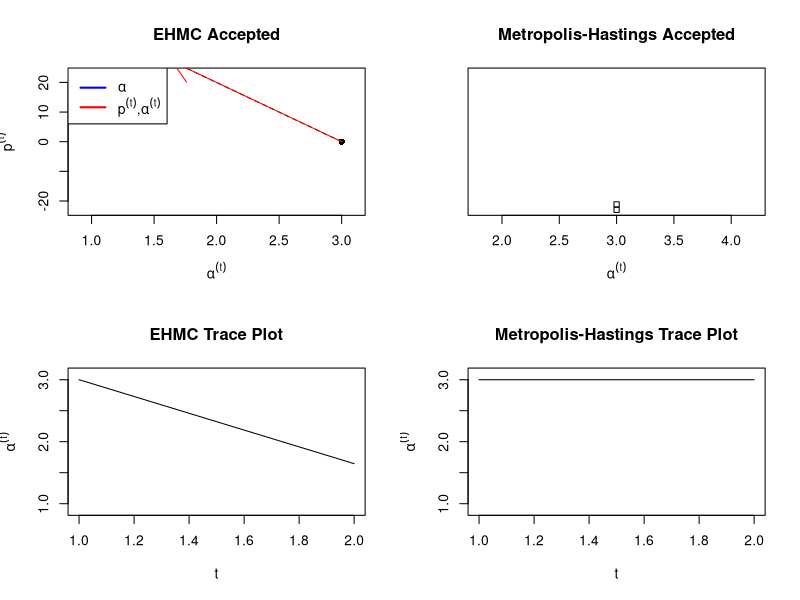
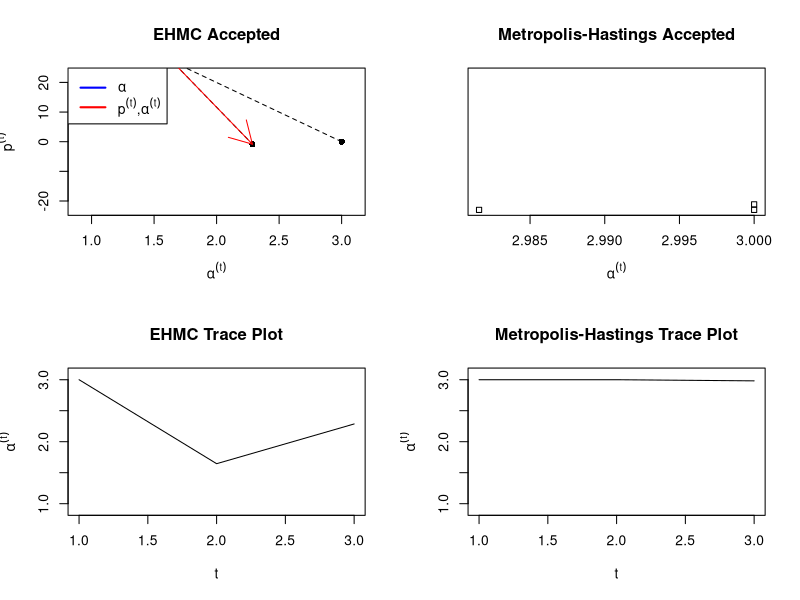
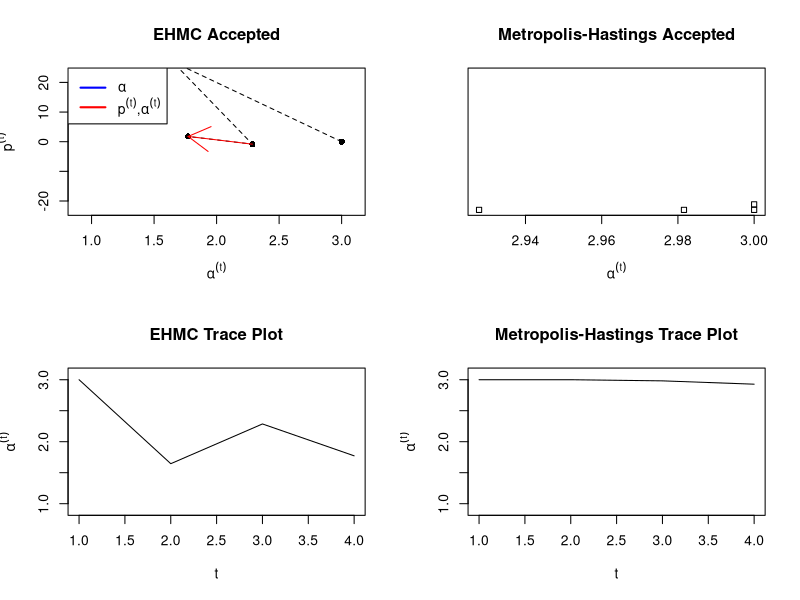
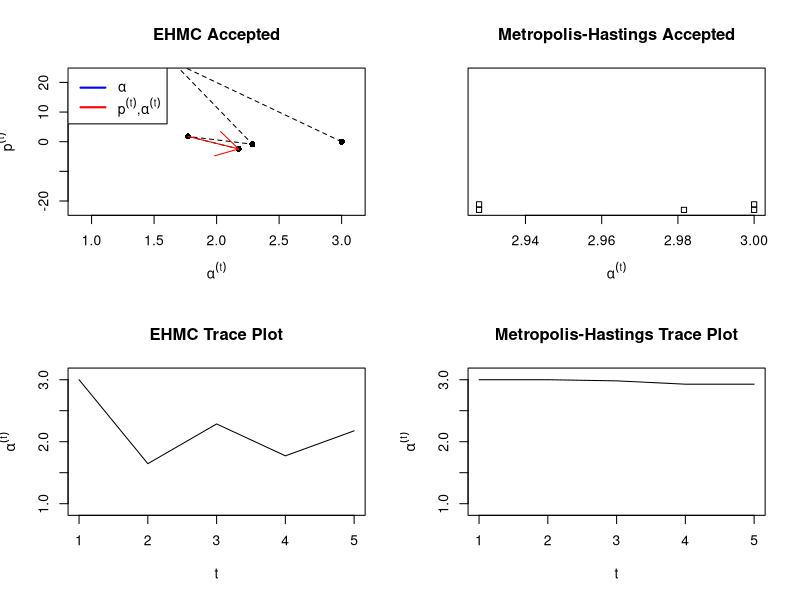
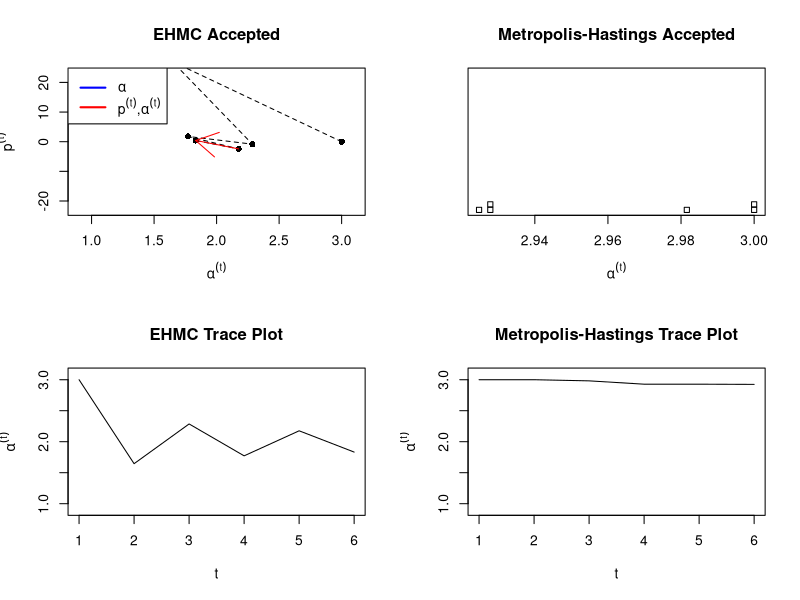
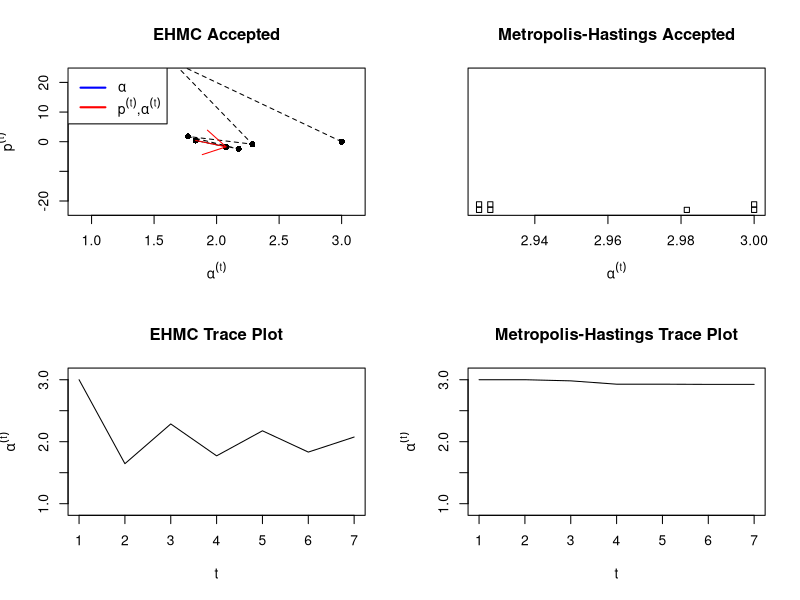
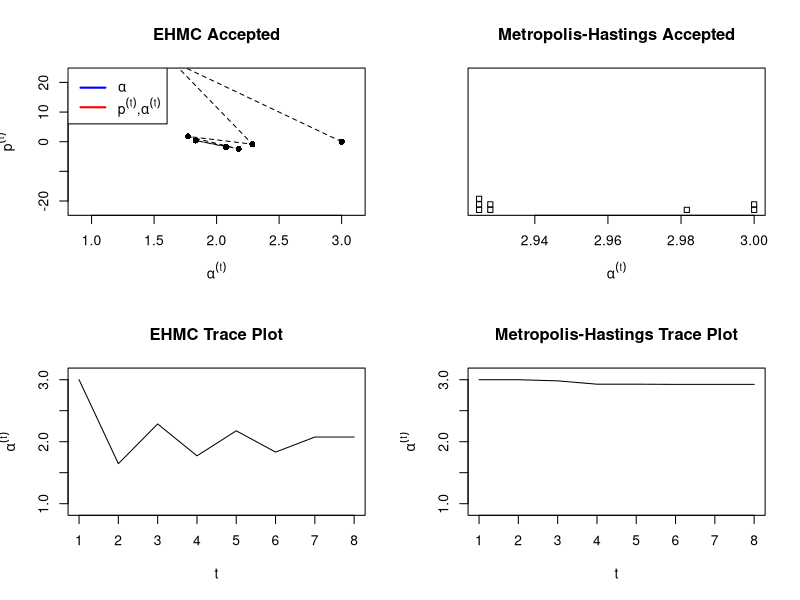
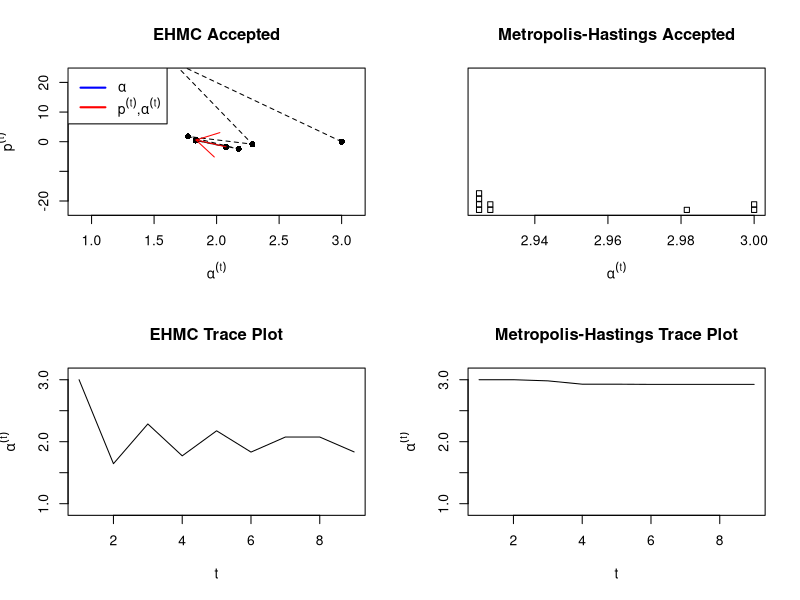

Write R code to recreate these figures, in order.
## ---- chunk 1
knitr::opts_chunk$set(echo = TRUE)
## ---- chunk 2
library(mvtnorm)

diagplots.mcmc <- function(result, actual.mu, burnin=100) {
  require(ggplot2)
  result.subs <- result[-c(1:burnin), ]
  pdata <- result.subs
  pdata$t <- 1:nrow(pdata)
  pdata <- reshape(pdata, 
                   varying = list(1:(ncol(pdata)-1)),
                   v.names = "value",
                   idvar = "t", 
                   timevar = "coefficient", 
                   times = colnames(pdata)[-ncol(pdata)],
                   direction = "long")
  pdata$true.mu <- rep(actual.mu, each=nrow(result.subs))
  
  k <- ncol(result)
  
  # return list
  
  # line plots of simulation
  p1 <- ggplot(pdata, aes(t, value, colour=factor(coefficient))) + geom_line()
  p1 <- p1 + facet_wrap(~ coefficient, ncol=trunc(sqrt(k)), scales="free_y")
  p1 <- p1 + theme_bw()
  p1
  
  # histograms
  p2 <- ggplot(pdata, aes(x=value, y=..density.., fill=factor(coefficient),
                          colour=factor(coefficient))) + 
    geom_histogram(bins=40)
  p2 <- p2 + geom_vline(data=aggregate(pdata[4], pdata[2], mean), 
                        mapping=aes(xintercept = true.mu), colour="red")
  p2 <- p2 + facet_wrap(~ coefficient, ncol=trunc(sqrt(k)), scales="free")
  
  p2 <- p2 + theme_bw()
  p2    
  
  
  list(p1, p2)
}

# leapfrog integrator from Hamiltonian dynamics
# theta:  parameter of interest
# r:  momentum variable
# epsilon:  step size parameter
# logDENS:  log of joint density of parameter of interest
#   (log likelihood)
# ... additional parameters to pass to logDENS
leapfrog <- function(theta, r, epsilon, logDENS, glogDENS, X, lastSTEP=FALSE, ...) {
  # require(pracma)
  # g.ld <- grad(logDENS, theta, y=y, X=X, ...)
  # print(theta)
  g.ld <- glogDENS(theta, X=X, ...)
  r.new <- r + epsilon/2*g.ld
  theta.new <- theta + epsilon*as.numeric(r.new)
  # print(theta.new)
  # g.ld.new <- grad(logDENS, theta.new, y=y, X=X, ...)
  g.ld.new <- glogDENS(theta.new, X=X, ...)
  if (!lastSTEP) {
    r.new <- r.new + epsilon/2*g.ld.new
  }
  
  list(theta.new=theta.new, 
       r.new=as.numeric(r.new))
}

# theta.init:  initial values of theta
# Nstep:  number of steps (called L in paper)
# M:  number of times to repeat
# epsilon:  step size
# logDENS:  log of joint density of parameter of interest
# ...:  additional parameters to pass to logDENS
hmc <- function(M, theta.init, epsilon, Nstep, logDENS, glogDENS, X, verbose=FALSE, ...) {
  require(MASS)
  p <- length(theta.init) # number of parameters
  mu.p <- rep(0, p)
  
  # store theta and momentum (usually not of interest)
  theta <- list()
  theta[[1]] <- theta.init
  r <- list()
  r[[1]] <- NA
  accept <- 0
  for (m in 2:M) {
    theta[[m]] <- theta.new <- theta[[m-1]]
    r0 <- mvrnorm(1, mu.p, diag(p))
    r.new <- r[[m]] <- r0
    for (i in 1:Nstep) {
      lstp <- i == Nstep
      lf <- leapfrog(theta.new, r.new, epsilon, logDENS, glogDENS, X, lastSTEP=lstp)
      theta.new <- lf$theta.new
      r.new <- lf$r.new
    }
    
    if (verbose) print(m)
    
    # standard metropolis-hastings update
    u <- runif(1)
    
    
    # use log transform for ratio due to low numbers
    num <- logDENS(theta.new, X=X) - 0.5*(r.new %*% r.new)
    den <- logDENS(theta[[m-1]], X=X) - 0.5*(r0 %*% r0)

    log.alpha <- pmin(0, num - den)
    
    # log.alpha <- pmin(0, logDENS(theta.new, y=y, X=X, ...) - 0.5*(r.new %*% r.new) - 
    #                      logDENS(theta[[m-1]], y=y, X=X, ...) - 0.5*(r0 %*% r0))
    # 
    if (log(u) < log.alpha) {
      theta[[m]] <- theta.new
      r[[m]] <- -r.new
      accept <- accept + 1
    } else {
      theta[[m]] <- theta[[m-1]]
      r[[m]] <- r[[m-1]]
    }
    # print(theta[[m]])
    # print(m)
    
  }
  list(theta=theta, 
       r=r, 
       accept=accept)
}

# log likelihood of gamma
llgamma <- function(theta, x) {
  alpha <- theta[1]
  beta <- theta[2]
  n <- length(x)
  -n*alpha*log(beta) - n*log(gamma(alpha)) + (alpha-1)*sum(log(x)) - sum(x)/beta
}


# log posterior of gamma
# theta = (alpha, beta)
# theta1 = hyperparameter for halfnormal alpha
# theta2 = hyperparameter for halfnormal beta
# https://www.rdocumentation.org/packages/fdrtool/versions/1.2.15/topics/halfnormal
gamma.posterior <- function(theta, X, theta1=1e-4, theta2=1e-4) {
  alpha <- theta[1]
  beta <- theta[2]
  llgamma(theta, X) + log(2*theta1/pi) - beta^2 * theta1^2/pi + log(2*theta2/pi) - alpha^2 * theta2^2/pi
}

# derivative of posterior
g.gamma.posterior <- function(theta, X, theta1=1e-4, theta2=1e-4) {
  alpha <- theta[1]
  beta <- theta[2]
  n <- length(X)
  dalpha <- -n*log(beta) -n*digamma(alpha) + sum(log(X)) - 2*alpha*theta2^2/pi
  dbeta <- -n*alpha/beta + sum(X)/beta/beta - 2*beta*theta1^2/pi
  c(dalpha, dbeta)
}

## ---- chunk 3

# ----------------------------------------------------------------------------------------------
# Metropolis-Hastings algorithm
# ----------------------------------------------------------------------------------------------
# N:  number of iterations
# param.init:  initial value in chain
# qPROP:  function to generate proposal
# qFUN:  probability for proposal function. 
#    first argument is where to evaluate, and second argument is the conditional parameter
# pdFUN:  log posterior density function.  Can be unnormalized
# ... additional parameters for pdFUN

MH <- function(N, paramInit, qPROP, qFUN, pdFUN, ...) {
  paramSim <- list()
  paramSim[[1]] <- paramInit
  accept <- 0
  for (j in 2:N) {
    u <- runif(1)
    paramProposal <- qPROP(paramSim[[j-1]])
    lnum <- pdFUN(paramProposal, ...) + log(qFUN(paramSim[[j-1]], paramProposal))
    lden <- pdFUN(paramSim[[j-1]], ...) + log(qFUN(paramProposal, paramSim[[j-1]]))
    l.alpha <- pmin(0, lnum - lden)
    if (l.alpha > log(u)) {
      paramSim[[j]] <- paramProposal
      accept <- accept + 1
    } else {
      paramSim[[j]] <- paramSim[[j-1]]
    }
  }
  list(paramSim = paramSim, 
       accept = accept)
}


# q(theta1 | theta2, nu) where nu is a kxk positive definite matrix
qfun <- function(theta1, theta2) {
  k <- length(theta1)
  nu <- diag(1e-3, k, k)
  require(mvtnorm)
  mvtnorm::dmvnorm(theta1, theta2, nu)
}

# sample from proposal density
qprop <- function(theta1) {
  k <- length(theta1)
  require(MASS)
  nu <- diag(1e-2, k, k)
  mvrnorm(1, theta1, nu)
}

# proposal function in form expected by mh
pfun <- function(PARAM, ...) {
  d <- length(PARAM)
  theta <- PARAM
  gamma.posterior(theta=theta, ...)
}



## ---- chunk 4

# simulate data
set.seed(312)
X <- rgamma(1000, 2, 1/3)

## ---- chunk 5

Nmh <- 5000
theta.init <- c(3, 4)

set.seed(222)
mh.res <- MH(N = Nmh, paramInit = theta.init, qPROP = qprop, qFUN = qfun, 
             pdFUN=pfun, X=X)
## ---- chunk 6

mh.param <- mh.res$paramSim
mh.param <- as.data.frame(do.call(rbind, mh.param))

colnames(mh.param) <- c("alpha", "beta")
# stripchart(mh.param$alpha, method="stack")
param.mh <- mh.param$alpha
param.mh2 <- mh.param$beta
mh.res$accept/Nmh

## ---- chunk 7
N <- Nmh
set.seed(143)
hmc.results <- hmc(M = N, theta.init = c(3, 4), epsilon = 2e-2, Nstep = 22, 
                   logDENS = gamma.posterior, glogDENS = g.gamma.posterior, X=X)
## ---- chunk 8

hmc.results.param <- as.data.frame(do.call(rbind, hmc.results$theta))

hmc.results.momentum <- as.data.frame(do.call(rbind, hmc.results$r))
hmc.results.momentum$V1[1] <- hmc.results.momentum$V2[1] <- 0

colnames(hmc.results.param) <- c("alpha", "beta")

param <- hmc.results.param$alpha
momentum <- hmc.results.momentum$V1

param2 <- hmc.results.param$beta
momentum2 <- hmc.results.momentum$V2
hmc.results$accept/N

## ---- chunk 9
par(mfrow=c(2, 2))
rg <- c(2:100, seq(150, N, by=50))
for (k in rg) {
  y2 <- c(-5, 5); x2 <- c(1.5, 2.7)
  y1 <- c(-23, 23); x1 <- c(0.9, 3.1)
  if (k <= 40) {
    xlm <- x1; ylm <- y1
  } else {
    xlm <- x2; ylm <- y2
  }
  
  plot(param, momentum, type='n', xlim=xlm, ylim=ylm, main="EHMC Accepted", 
       xlab=expression(alpha^(t)), ylab=expression(p^(t)))
  points(param[1:k], momentum[1:k], pch=16)
  # abline(v=2, col='blue')
  lines(param[1:k], momentum[1:k], lty=2)
  if (!param[k-1] == param[k])
    arrows(param[k-1], momentum[k-1], param[k], momentum[k], col='red')
  legend('topleft', c(expression(alpha), expression(paste(p^(t), ",", alpha^(t)))), 
         col=c('blue', 'red'), lwd=2)

  stripchart(param.mh[1:k], method="stack", at=0, main = "Metropolis-Hastings Accepted", 
             xlab=expression(alpha^(t)))
  
  plot(1:k, param[1:k], type='l', ylim=xlm, main="EHMC Trace Plot", xlab='t', ylab=expression(alpha^(t)))
  # stripchart(param[1:k], method="stack")
  # abline(h=2, col='blue')
  
  plot(1:k, param.mh[1:k], type='l', ylim=xlm, main="Metropolis-Hastings Trace Plot", xlab='t', 
       ylab=expression(alpha^(t)))
  # abline(h=2, col='blue')
}

## ---- chunk 10
# EHMC
quantile(param, probs = c(0.05, 0.25, 0.50, 0.75, 0.95))

# Metropolis-Hastings
quantile(param.mh, probs = c(0.05, 0.25, 0.50, 0.75, 0.95))

## ---- chunk 11
par(mfrow=c(2, 2))
rg <- c(2:100, seq(150, N, by=50))
for (k in rg) {
  y2 <- c(-5, 5); x2 <- c(2, 4)
  y1 <- c(-23, 23); x1 <- c(0.9, 5)
  if (k <= 40) {
    xlm <- x1; ylm <- y1
  } else {
    xlm <- x2; ylm <- y2
  }
  
  plot(param2, momentum2, type='n', xlim=xlm, ylim=ylm, main="EHMC Accepted", 
       xlab=expression(beta^(t)), ylab=expression(p^(t)))
  points(param2[1:k], momentum2[1:k], pch=16)
  # abline(v=3, col='blue')
  lines(param2[1:k], momentum2[1:k], lty=2)
  if (!param2[k-1] == param2[k])
    arrows(param2[k-1], momentum2[k-1], param2[k], momentum2[k], col='red')
  legend('topleft', c(expression(beta), expression(paste(p^(t), ",", beta^(t)))), 
         col=c('blue', 'red'), lwd=2)

  stripchart(param.mh2[1:k], method="stack", at=0, main = "Metropolis-Hastings Accepted", 
             xlab=expression(beta^(t)))
  
  plot(1:k, param2[1:k], type='l', ylim=xlm, main="EHMC Trace Plot", xlab='t', ylab=expression(beta^(t)))
  # stripchart(param[1:k], method="stack")
  # abline(h=3, col='blue')
  
  plot(1:k, param.mh2[1:k], type='l', ylim=xlm, main="Metropolis-Hastings Trace Plot", xlab='t', 
       ylab=expression(beta^(t)))
  # abline(h=3, col='blue')
}

## ---- chunk 12
# EHMC
quantile(param2, probs = c(0.05, 0.25, 0.50, 0.75, 0.95))

# Metropolis-Hastings
quantile(param.mh2, probs = c(0.05, 0.25, 0.50, 0.75, 0.95))

## ---- chunk 13
calc_posterior <- function(alpha, beta, X) {
  theta <- c(alpha, beta)
  gamma.posterior(theta=theta, X=X)
}

angval <- 20
lval <- 0.15

# contour plot of gamma posterior
alpha.vals <- seq(1, 5, by=.1)
beta.vals <- seq(1, 5, by=.1)
allcomb <- expand.grid(alpha.vals, beta.vals)
posterior.vals <- mapply(calc_posterior, alpha=allcomb[, 1], beta=allcomb[, 2], MoreArgs=list(X=X))
z <- matrix(posterior.vals, nrow=length(alpha.vals))

# add a line
par(mfrow=c(1, 2), oma=c(0,0,3,0))
contour(alpha.vals, beta.vals, z, col=terrain.colors(12)[2], lty="solid",  nlevels=20,
        vfont=c("sans serif", "plain"), xlab=expression(alpha), ylab=expression(beta), 
        main="EHMC")
arrows(param[1], param2[1], param[2], param2[2], angle=angval, length=lval)
arrows(param[2], param2[2], param[3], param2[3], angle=angval, length=lval)
#arrows(param[3], param2[3], param[4], param2[4])
#text(2, 3, labels="X", col='red')
text(param[1]+.3, param2[1]+.3, labels=expression(paste(alpha^(0), beta^(0))), col='blue')
text(param[2]+.2, param2[2]+.2, labels=expression(paste(alpha^(1), beta^(1))), col='blue')
text(param[3]+.4, param2[3]-.2, labels=expression(paste(alpha^(2), beta^(2))), col='blue')
#text(param[4]+.3, param2[4]+.2, labels=expression(paste(alpha^(3), beta^(3))), col='blue')

contour(alpha.vals, beta.vals, z, col=terrain.colors(12)[2], lty="solid",  nlevels=20,
        vfont=c("sans serif", "plain"), xlab=expression(alpha), ylab=expression(beta), 
        main="MH")
arrows(param.mh[1], param.mh2[1], param.mh[3], param.mh2[3], angle=angval, length=lval)
#arrows(param.mh[3], param.mh2[3], param.mh[4], param.mh2[4])
#text(2, 3, labels="X", col='red')
text(param.mh[1]+.2, param.mh2[1]+.4, labels=expression(paste(paste(alpha^(0), beta^(0)),
                                                              paste(alpha^(1), beta^(1)))), col='blue')
text(param.mh[3]-.2, param.mh2[3]-.2, labels=expression(paste(alpha^(2), beta^(2))), col='blue')
#text(param.mh[4]+.3, param.mh2[4]+.2, labels=expression(paste(alpha^(3), beta^(3))), col='blue')
mtext("MCMC Transitions on Contour of Log Posterior", outer=TRUE, cex=1.5)
par(mfrow=c(1, 1))
